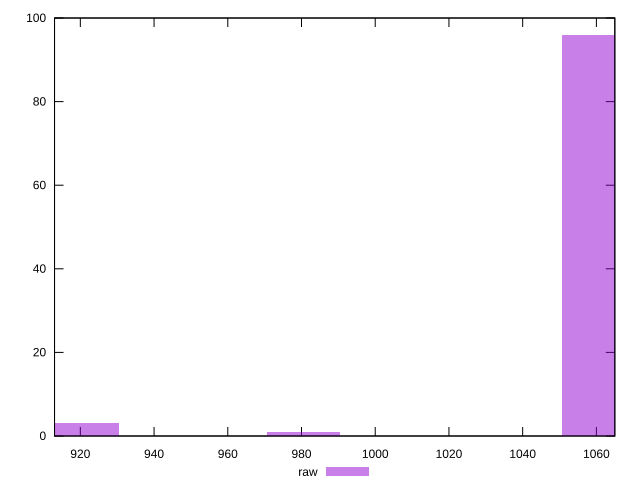

The gnuplot source for this figure:
reset

$raw <<EOF
980.5574315016202 1
1060.6029361139974 96
920.5233030423374 3
EOF

set key outside below
set boxwidth 20.01137615309429
set xrange [913:1065]
set yrange [0:100]
set trange [0:100]
set style fill transparent solid 0.5 noborder
set terminal svg size 640, 490 enhanced background rgb 'white'
set output "report_00018_2021-02-10T15-25-16.877Z/uses-rel-preload/samples/pages+cached+noadtech+nomedia+nocss/raw/histogram.svg"

plot $raw title "raw" with boxes

reset
